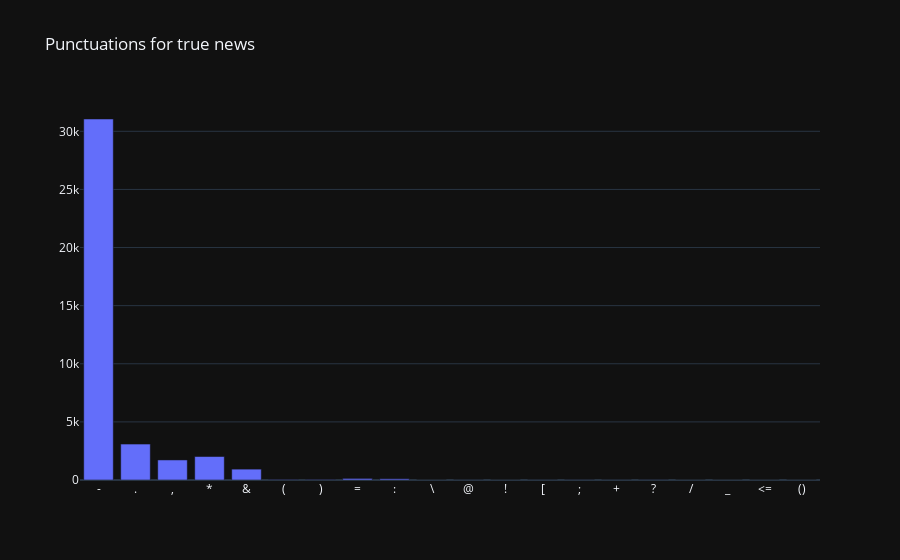

Write notebook code for a chart like this one.
### Code cell
fig = go.Figure()

fig.add_trace(go.Bar(
    x = x,
    y = y
))

fig.update_layout(
    title_text = 'Punctuations for true news',
    template='plotly_dark'
)

### Figure 1 — Plotly figure (JSON) as saved in the notebook; plotly's stock layout.template omitted (floating-point values rounded to 4 significant figures)
{"data": [{"type": "bar", "x": ["-", ".", ",", "*", "&", "(", ")", "=", ":", "\\", "@", "!", "[", ";", "+", "?", "/", "_", "<=", "()"], "y": [31059, 3087, 1725, 2020, 934, 36, 37, 135, 106, 1, 4, 1, 4, 7, 4, 8, 2, 1, 1, 1]}], "layout": {"title": {"text": "Punctuations for true news"}}}
